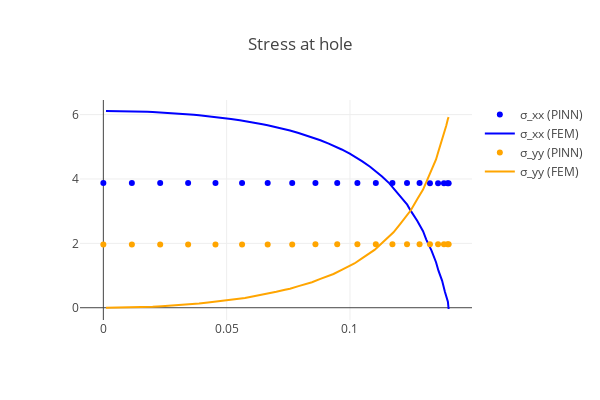

The cell this chart's notebook holds for it:
### Markdown cell above
## Visualization of results

### Code cell
val_rad_x = 0.14
val_plate = Plate(val_rad_x, N, M) 
data_input, data_output, data_hole = val_plate.load_reference_data()
val_collo, val_top, val_right, val_left, val_bottom, val_hole = val_plate.generate_dataset()

stress_hole = torch.vmap(sigma)(val_hole[:,:-2])
data_hole = np.loadtxt(f"data/hole_Rx={Rx}.csv", delimiter=",")
data_hole = data_hole[data_hole[:, 0].argsort()]

with torch.no_grad():
    fig = go.Figure()
    m1 = dict(color="blue")
    m2 = dict(color="orange")
    fig.add_trace(
        go.Scatter(
            x=hole[:, 0],
            y=stress_hole[:, 0, 0],
            marker=m1,
            mode="markers",
            name="σ_xx (PINN)",
        )
    )
    fig.add_trace(
        go.Scatter(
            x=data_hole[:, 0],
            y=data_hole[:, 2],
            marker=m1,
            mode="lines",
            name="σ_xx (FEM)",
        )
    )
    fig.add_trace(
        go.Scatter(
            x=hole[:, 0],
            y=stress_hole[:, 1, 1],
            marker=m2,
            mode="markers",
            name="σ_yy (PINN)",
        )
    )
    fig.add_trace(
        go.Scatter(
            x=data_hole[:, 0],
            y=data_hole[:, 3],
            marker=m2,
            mode="lines",
            name="σ_yy (FEM)",
        )
    )
    fig.update_layout(
        template="none", width=600, height=400, title="Stress at hole", showlegend=True
    )
    fig.show()

### Figure 1 — Plotly figure (JSON) as saved in the notebook; plotly's stock layout.template omitted (floating-point values rounded to 4 significant figures)
{"data": [{"marker": {"color": "blue"}, "mode": "markers", "name": "σ_xx (PINN)", "type": "scatter", "x": [0.14, 0.1395, 0.1381, 0.1357, 0.1324, 0.1282, 0.1231, 0.1172, 0.1105, 0.103, 0.09482, 0.08599, 0.07657, 0.06663, 0.05624, 0.04546, 0.03437, 0.02304, 0.01156, 8.573e-18], "y": [3.867, 3.868, 3.869, 3.87, 3.871, 3.872, 3.873, 3.874, 3.874, 3.875, 3.876, 3.876, 3.876, 3.877, 3.877, 3.877, 3.877, 3.877, 3.877, 3.877]}, {"marker": {"color": "blue"}, "mode": "lines", "name": "σ_xx (FEM)", "type": "scatter", "x": [0.001067, 0.004735, 0.008401, 0.01053, 0.0142, 0.01786, 0.01999, 0.02364, 0.0273, 0.02942, 0.03306, 0.0367, 0.03881, 0.04243, 0.04605, 0.04815, 0.05175, 0.05534, 0.05742, 0.06099, 0.06454, 0.0666, 0.07013, 0.07364, 0.07567, 0.07914, 0.08259, 0.08459, 0.08799, 0.09137, 0.09332, 0.09663, 0.09991, 0.1018, 0.105, 0.1081, 0.1099, 0.113, 0.116, 0.1176, 0.1205, 0.1232, 0.1247, 0.1273, 0.1296, 0.1309, 0.133, 0.1349, 0.1359, 0.1373, 0.1385, 0.139, 0.1397, 0.14], "y": [6.112, 6.111, 6.106, 6.103, 6.096, 6.085, 6.079, 6.065, 6.048, 6.039, 6.018, 5.994, 5.98, 5.952, 5.92, 5.902, 5.865, 5.824, 5.8, 5.753, 5.7, 5.67, 5.61, 5.545, 5.507, 5.431, 5.348, 5.3, 5.204, 5.101, 5.038, 4.917, 4.785, 4.703, 4.548, 4.381, 4.274, 4.078, 3.865, 3.715, 3.468, 3.201, 3.001, 2.703, 2.378, 2.117, 1.785, 1.414, 1.15, 0.8442, 0.4857, 0.3555, 0.1881, -0.03941]}, {"marker": {"color": "orange"}, "mode": "markers", "name": "σ_yy (PINN)", "type": "scatter", "x": [0.14, 0.1395, 0.1381, 0.1357, 0.1324, 0.1282, 0.1231, 0.1172, 0.1105, 0.103, 0.09482, 0.08599, 0.07657, 0.06663, 0.05624, 0.04546, 0.03437, 0.02304, 0.01156, 8.573e-18], "y": [1.973, 1.973, 1.972, 1.972, 1.972, 1.971, 1.971, 1.97, 1.97, 1.969, 1.969, 1.968, 1.968, 1.968, 1.967, 1.967, 1.966, 1.966, 1.966, 1.965]}, {"marker": {"color": "orange"}, "mode": "lines", "name": "σ_yy (FEM)", "type": "scatter", "x": [0.001067, 0.004735, 0.008401, 0.01053, 0.0142, 0.01786, 0.01999, 0.02364, 0.0273, 0.02942, 0.03306, 0.0367, 0.03881, 0.04243, 0.04605, 0.04815, 0.05175, 0.05534, 0.05742, 0.06099, 0.06454, 0.0666, 0.07013, 0.07364, 0.07567, 0.07914, 0.08259, 0.08459, 0.08799, 0.09137, 0.09332, 0.09663, 0.09991, 0.1018, 0.105, 0.1081, 0.1099, 0.113, 0.116, 0.1176, 0.1205, 0.1232, 0.1247, 0.1273, 0.1296, 0.1309, 0.133, 0.1349, 0.1359, 0.1373, 0.1385, 0.139, 0.1397, 0.14], "y": [-0.001205, 0.003507, 0.007097, 0.009625, 0.01942, 0.02808, 0.03378, 0.04973, 0.06451, 0.07347, 0.09632, 0.1179, 0.1304, 0.1611, 0.1904, 0.2062, 0.2463, 0.2848, 0.305, 0.3562, 0.4054, 0.4306, 0.4954, 0.5576, 0.591, 0.6718, 0.7494, 0.7928, 0.8945, 0.9922, 1.048, 1.177, 1.301, 1.375, 1.54, 1.698, 1.796, 2.011, 2.212, 2.343, 2.614, 2.862, 3.036, 3.373, 3.671, 3.899, 4.286, 4.606, 4.859, 5.224, 5.483, 5.659, 5.863, 5.924]}], "layout": {"height": 400, "showlegend": true, "title": {"text": "Stress at hole"}, "width": 600}}
